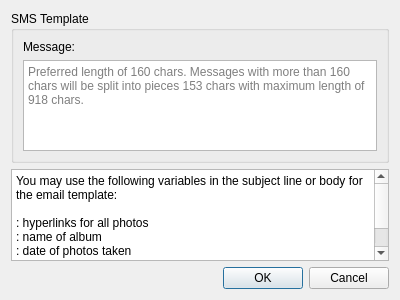
<?xml version="1.0" encoding="UTF-8"?>
<ui version="4.0">
 <class>SMSTemplateDialog</class>
 <widget class="QDialog" name="SMSTemplateDialog">
  <property name="geometry">
   <rect>
    <x>0</x>
    <y>0</y>
    <width>400</width>
    <height>300</height>
   </rect>
  </property>
  <property name="windowTitle">
   <string>Dialog</string>
  </property>
  <layout class="QVBoxLayout" name="verticalLayout_2">
   <item>
    <widget class="QGroupBox" name="groupBox">
     <property name="title">
      <string>SMS Template</string>
     </property>
     <layout class="QVBoxLayout" name="verticalLayout">
      <item>
       <widget class="QLabel" name="label">
        <property name="text">
         <string>Message:</string>
        </property>
       </widget>
      </item>
      <item>
       <widget class="QPlainTextEdit" name="plainTextEdit">
        <property name="placeholderText">
         <string>Preferred length of 160 chars. Messages with more than 160 chars will be split into pieces 153 chars with maximum length of 918 chars.</string>
        </property>
       </widget>
      </item>
     </layout>
    </widget>
   </item>
   <item>
    <widget class="QPlainTextEdit" name="plainTextEdit_2">
     <property name="plainText">
      <string>You may use the following variables in the subject line or body for the email template:

&lt;LINKS&gt;: hyperlinks for all photos
&lt;ALBUMNAME&gt;: name of album
&lt;DATE&gt;: date of photos taken
&lt;PHONE&gt;: phone number of guest</string>
     </property>
    </widget>
   </item>
   <item>
    <widget class="QDialogButtonBox" name="buttonBox">
     <property name="orientation">
      <enum>Qt::Horizontal</enum>
     </property>
     <property name="standardButtons">
      <set>QDialogButtonBox::Cancel|QDialogButtonBox::Ok</set>
     </property>
    </widget>
   </item>
  </layout>
 </widget>
 <resources/>
 <connections>
  <connection>
   <sender>buttonBox</sender>
   <signal>accepted()</signal>
   <receiver>SMSTemplateDialog</receiver>
   <slot>accept()</slot>
   <hints>
    <hint type="sourcelabel">
     <x>248</x>
     <y>254</y>
    </hint>
    <hint type="destinationlabel">
     <x>157</x>
     <y>274</y>
    </hint>
   </hints>
  </connection>
  <connection>
   <sender>buttonBox</sender>
   <signal>rejected()</signal>
   <receiver>SMSTemplateDialog</receiver>
   <slot>reject()</slot>
   <hints>
    <hint type="sourcelabel">
     <x>316</x>
     <y>260</y>
    </hint>
    <hint type="destinationlabel">
     <x>286</x>
     <y>274</y>
    </hint>
   </hints>
  </connection>
 </connections>
</ui>
